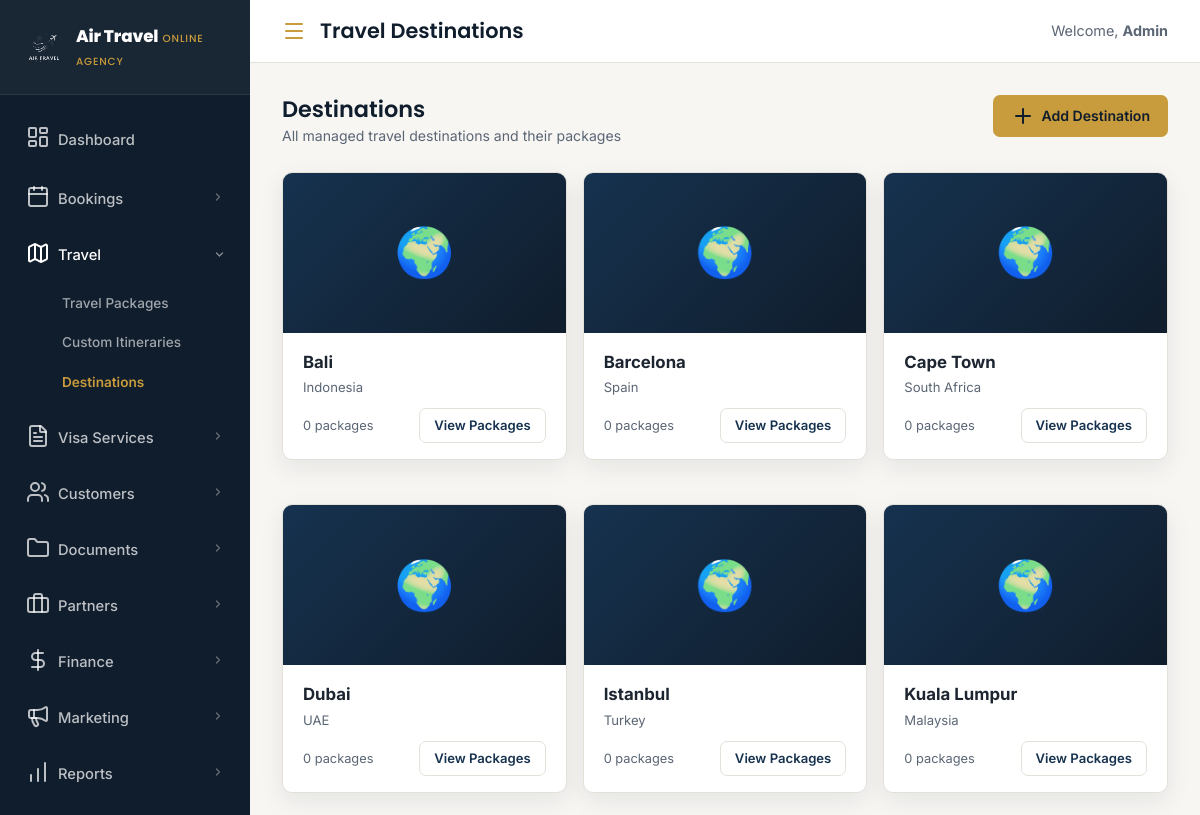
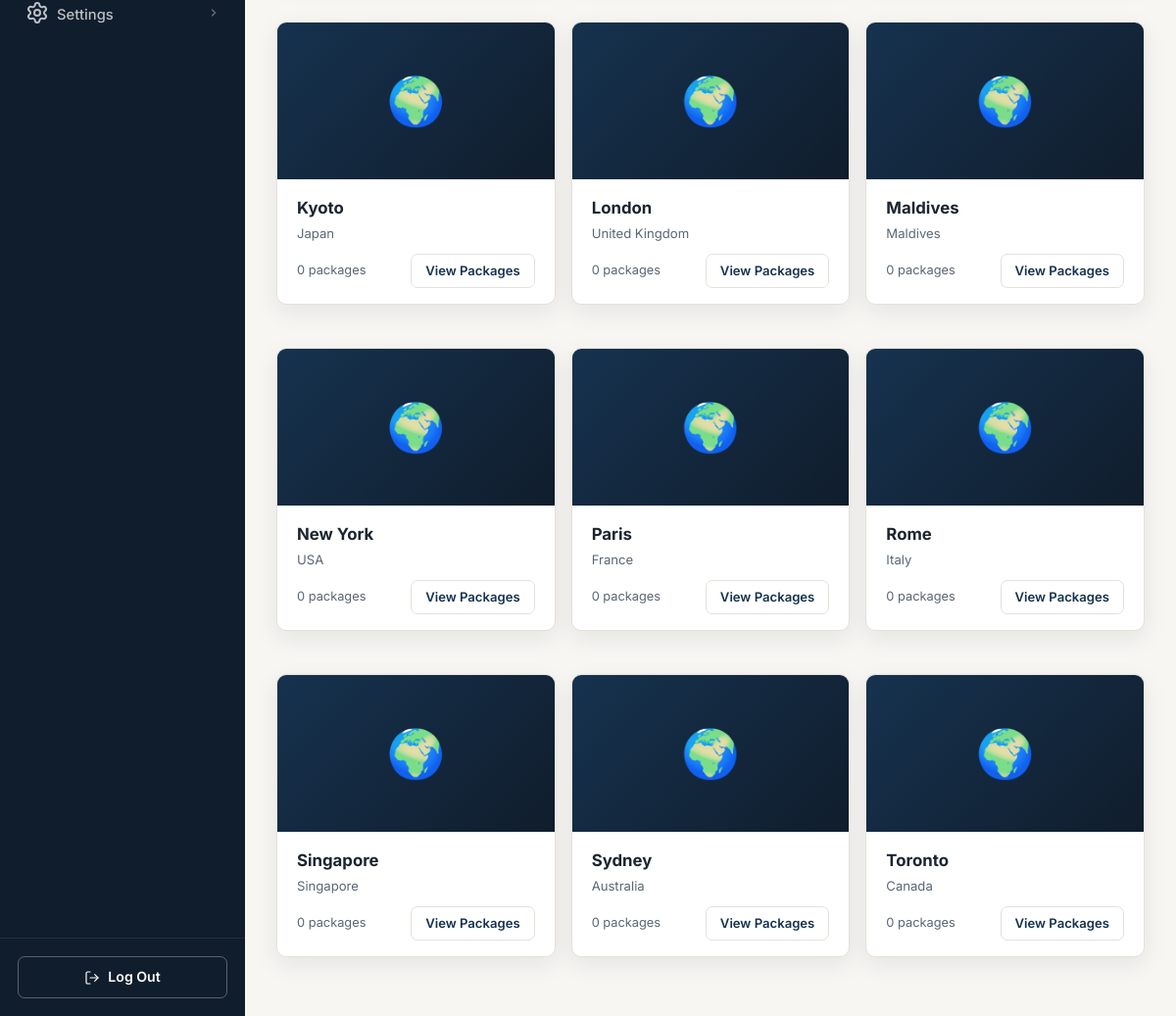
/travel-destinations.php (signed in), run on the app's committed database (2 pictures, top to bottom).
### tables this page shows
CREATE TABLE destinations (
    id           INT UNSIGNED AUTO_INCREMENT PRIMARY KEY,
    name         VARCHAR(120) NOT NULL,
    country      VARCHAR(80)  NOT NULL,
    region       VARCHAR(80),
    description  TEXT,
    image        VARCHAR(255),
    is_popular   BOOLEAN DEFAULT FALSE,
    is_active    BOOLEAN DEFAULT TRUE,
    created_at   TIMESTAMP DEFAULT CURRENT_TIMESTAMP,
    updated_at   TIMESTAMP DEFAULT CURRENT_TIMESTAMP ON UPDATE CURRENT_TIMESTAMP,

    INDEX idx_dest_country (country)
);

### config/db.php (called while the page is built, shortened)
<?php
function getDB(): PDO {
    static $pdo = null;
    if ($pdo === null) {
        $dsn = sprintf(
            'mysql:host=%s;port=%s;dbname=%s;charset=%s',
            DB_HOST, DB_PORT, DB_NAME, DB_CHARSET
        );
        try {
            $pdo = new PDO($dsn, DB_USER, DB_PASS, [
                PDO::ATTR_ERRMODE            => PDO::ERRMODE_EXCEPTION,
                PDO::ATTR_DEFAULT_FETCH_MODE => PDO::FETCH_ASSOC,
                PDO::ATTR_EMULATE_PREPARES   => false,
            ]);
        } catch (PDOException $e) {
            http_response_code(500);
            exit('<div style="font-family:sans-serif;padding:40px;color:#7f1d1d;background:#fef2f2;border:1px solid #fca5a5;border-radius:8px;max-width:520px;margin:60px auto;">
                <strong>Database connection failed.</strong><br>
                Please check your database settings in <code>config/db.php</code>.<br><br>
                <em>Error: ' . htmlspecialchars($e->getMessage()) . '</em>
            </div>');
        }
    }
    return $pdo;
}
function db_select(string $sql, array $params = []): array {
    $stmt = getDB()->prepare($sql);
    $stmt->execute($params);
    return $stmt->fetchAll();
}

### travel-destinations.php (the view, shortened to what this page needs)
<?php
include 'includes/header.php';
$dests = db_select("SELECT d.*, COUNT(tp.id) AS pkg_count FROM destinations d LEFT JOIN travel_packages tp ON tp.destination_id = d.id GROUP BY d.id ORDER BY d.name");
?>
<div class="page-header">
    <div class="page-header-left"><h2>Destinations</h2><p>All managed travel destinations and their packages</p></div>
    <div class="page-header-actions"><button class="btn btn-primary" onclick="alert('Add destination form coming soon.')"><i data-lucide="plus"></i> Add Destination</button></div>
</div>
<div style="display:grid;grid-template-columns:repeat(auto-fill,minmax(280px,1fr));gap:16px;">
    <?php if (empty($dests)): ?>
    <div class="panel" style="grid-column:1/-1;"><div class="empty-state" style="padding:48px;">No destinations configured yet.</div></div>
    <?php else: ?>
    <?php foreach ($dests as $d): ?>
    <div class="panel" style="overflow:hidden;">
        <?php if ($d['image_url'] ?? ''): ?><div style="height:160px;background:url('<?= htmlspecialchars($d['image_url']) ?>') center/cover no-repeat;"></div><?php else: ?><div style="height:160px;background:linear-gradient(135deg,var(--navy-800),var(--navy-900));display:flex;align-items:center;justify-content:center;font-size:3rem;">🌍</div><?php endif; ?>
        <div class="panel-body" style="padding:16px 20px;">
            <div style="font-size:1.05rem;font-weight:700;"><?= htmlspecialchars($d['name']) ?></div>
            <div style="font-size:0.82rem;color:var(--ink-soft);margin-top:2px;"><?= htmlspecialchars($d['country'] ?? '') ?></div>
            <div style="margin-top:10px;display:flex;align-items:center;justify-content:space-between;">
                <span style="font-size:0.8rem;color:var(--ink-soft);"><?= $d['pkg_count'] ?> package<?= $d['pkg_count']!=1?'s':'' ?></span>
                <a href="travel-packages.php?dest=<?= $d['id'] ?>" class="btn btn-ghost btn-sm">View Packages</a>
            </div>
        </div>
    </div>
    <?php endforeach; ?>
    <?php endif; ?>
</div>
<?php include 'includes/footer.php'; ?>

### assets/css/style.css (style rules this page uses)
:root { --navy-900: #101d2c; --navy-800: #16324f; --navy-700: #1f4468; --slate-600: #4c637a; --gold-500: #c89b3c; --gold-600: #a97f28; --bg: #f7f6f3; --card: #ffffff; --ink: #1c2530; --ink-soft: #5b6675; --border: #e4e1da; --success: #3f7a5c; --danger: #b0413e; --radius: 10px; --shadow: 0 8px 24px rgba(16, 29, 44, 0.08); --shadow-lg: 0 16px 40px rgba(16, 29, 44, 0.14); }
* { box-sizing: border-box; margin: 0; padding: 0; }
html { scroll-behavior: smooth; }
body { font-family: 'Inter', -apple-system, BlinkMacSystemFont, sans-serif; background: var(--bg); color: var(--ink); line-height: 1.6; -webkit-font-smoothing: antialiased; }
h1, h2, h3, h4 { font-family: 'Poppins', 'Inter', sans-serif; color: var(--navy-900); line-height: 1.25; font-weight: 600; }
.btn { display: inline-flex; align-items: center; justify-content: center; gap: 8px; padding: 13px 26px; border-radius: 6px; font-weight: 600; font-size: 0.95rem; border: 1px solid transparent; cursor: pointer; transition: transform 0.25s ease, box-shadow 0.25s ease, background 0.25s ease, color 0.25s ease, border-color 0.25s ease, padding 0.25s ease; }
.btn-primary { background: var(--gold-500); color: var(--navy-900); }
.btn-sm { padding: 8px 16px; font-size: 0.82rem; border-radius: 5px; }
.btn-ghost { background: #fff; border-color: var(--border); color: var(--navy-800); }
html, body { overflow-x: hidden; max-width: 100vw; }

### assets/css/admin.css (style rules this page uses)
.panel { background: #fff; border: 1px solid var(--border); border-radius: var(--radius); box-shadow: var(--shadow); margin-bottom: 28px; }
.panel-body { padding: 24px; }
.btn { display: inline-flex; align-items: center; gap: 6px; padding: 9px 18px; border-radius: 7px; font-size: 0.88rem; font-weight: 600; cursor: pointer; border: none; transition: all 0.15s; font-family: inherit; text-decoration: none; }
.btn-primary { background: var(--gold-500); color: var(--navy-900); }
.btn-ghost { background: transparent; color: var(--navy-800); border: 1px solid var(--border); }
.btn-sm { padding: 6px 14px; font-size: 0.82rem; }
.page-header { display: flex; align-items: flex-start; justify-content: space-between; flex-wrap: wrap; gap: 14px; margin-bottom: 24px; }
.page-header-left h2 { font-size: 1.4rem; margin-bottom: 2px; }
.page-header-left p { font-size: 0.88rem; color: var(--ink-soft); }
.page-header-actions { display: flex; gap: 10px; flex-wrap: wrap; }

### data on the page
destinations: name "Bali", country "Indonesia", pkg_count "0"
destinations: name "Barcelona", country "Spain", pkg_count "0"
destinations: name "Cape Town", country "South Africa", pkg_count "0"
destinations: name "Dubai", country "UAE", pkg_count "0"
destinations: name "Istanbul", country "Turkey", pkg_count "0"
destinations: name "Kuala Lumpur", country "Malaysia", pkg_count "0"
destinations: name "Kyoto", country "Japan", pkg_count "0"
destinations: name "London", country "United Kingdom", pkg_count "0"
destinations: name "Maldives", country "Maldives", pkg_count "0"
destinations: name "New York", country "USA", pkg_count "0"
destinations: name "Paris", country "France", pkg_count "0"
destinations: name "Rome", country "Italy", pkg_count "0"
destinations: name "Singapore", country "Singapore", pkg_count "0"
destinations: name "Sydney", country "Australia", pkg_count "0"
destinations: name "Toronto", country "Canada", pkg_count "0"

### other printed values
$pageTitle "Travel Destinations"
